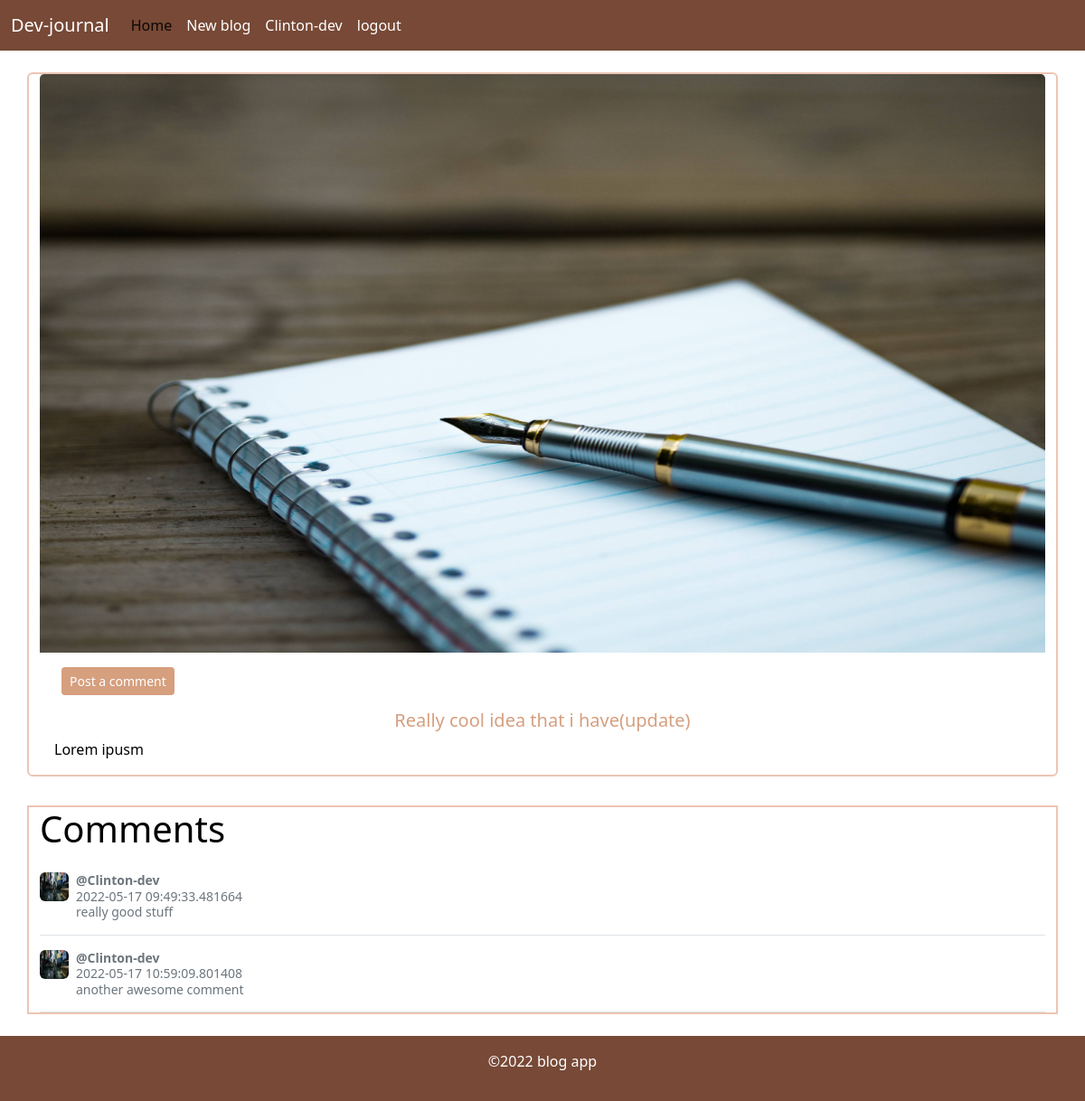
The app's page /post/2 (signed in) with its own data.
### blog/models.py (models this page shows, shortened)
class User(db.Model, UserMixin):
    id = db.Column(db.Integer, primary_key=True)
    username = db.Column(db.String(20), unique=True, nullable=False)
    email = db.Column(db.String(120), unique=True, nullable=False)
    image_file = db.Column(db.String(20), nullable=False, default='user-default.jpg')
    password = db.Column(db.String(60), nullable=False)
    posts = db.relationship('Post', backref='author', lazy=True)
    comments = db.relationship('Comment', backref='user', lazy=True)

class Post(db.Model):
    id = db.Column(db.Integer, primary_key=True)
    title = db.Column(db.String(100), nullable=False)
    date_posted = db.Column(db.DateTime, nullable=False, default=datetime.utcnow)
    image_file = db.Column(db.String(20), nullable=False, default='blog-default.jpg')
    content = db.Column(db.Text, nullable=False)
    comments = db.relationship('Comment', backref='post', lazy=True)
    user_id = db.Column(db.Integer, db.ForeignKey('user.id'), nullable=False)

class Comment(db.Model):
    id = db.Column(db.Integer, primary_key=True)
    content = db.Column(db.Text, nullable=False)
    date_posted = db.Column(db.DateTime, nullable=False, default=datetime.utcnow)
    user_id = db.Column(db.Integer, db.ForeignKey('user.id'), nullable=False)
    post_id = db.Column(db.Integer, db.ForeignKey('post.id'), nullable=False)

### blog/routes.py (the view)
@app.route("/post/<int:post_id>")
def post(post_id):
    post = Post.query.get_or_404(post_id)
    comments = Comment.query.filter_by(post_id=post.id)
    img_file = url_for('static', filename='images/' + post.image_file)
    return render_template("post.html", title=post.title,post=post,img_file=img_file, comments=comments)

### blog/models.py (called while the page is built)
@login_manager.user_loader
def load_user(user_id):
    return User.query.get(user_id)

### blog/templates/post.html (shortened to what this page needs)
{% extends "layout.html"%}
{% block content%}
<div class="container">
    <div class="row mt-4">
        <div class="card mb-3 post-card">
            <img src="{{img_file}}" class="card-img-top blog-img" alt="blog post image">
            <div class="card-body">
                <a href="{{url_for('create_comment',post_id=post.id)}}" class="btn blog-btn btn-sm mx-2 text-center">Post a comment</a>
              <h5 class="card-title blog-title text-center mt-3">{{post.title}}</h5>
              <p class="card-text">{{post.content}}</p>
            </div>
          </div>
    </div>
    <div class="row mt-3">
        <div class="post-card">
            <h1>Comments</h1>
            {% for comment in comments%}
                <div class="d-flex text-muted pt-3 border-bottom">
                    <img src="{{url_for('static',filename='profile-pic/'+comment.user.image_file)}}" alt="user profile pic" class="bd-placeholder-img flex-shrink-0 me-2 rounded" style="width:32px;height: 32px;">
                    <p class="pb-3 mb-0 small lh-sm">
                    <strong class="d-block text-gray-dark">@{{comment.user.username}}</strong>
                    <span>{{comment.date_posted}}</span><br>
                    {{comment.content}}
                    </p>
                </div>
            {% endfor %}
        </div>
    </div>
</div>
{% endblock %}

### blog/templates/layout.html (shortened to what this page needs)
<!doctype html>
<html lang="en">
  <head>
    <link href="https://cdn.jsdelivr.net/npm/bootstrap@5.2.0-beta1/dist/css/bootstrap.min.css" rel="stylesheet">
    <link rel="stylesheet" href="{{url_for('static', filename='styles.css')}}">
  </head>
  <body>
    <nav class="navbar navbar-expand-lg navigation-bar">
        <div class="container-fluid">
        <a class="navbar-brand" href="{{url_for('home')}}">Dev-journal</a>
        <div class="collapse navbar-collapse" id="navbarNav">
            <ul class="navbar-nav">
            <li class="nav-item">
                <a class="nav-link active" aria-current="page" href="{{url_for('home')}}">Home</a>
            </li>
            {% if current_user.is_authenticated%}
              <li class="nav-item">
                <a class="nav-link" href="{{url_for('create_post')}}">New blog</a>
              </li>
              <li class="nav-item">
                <a class="nav-link" href="{{url_for('profile')}}">{{current_user.username}}</a>
              </li>
              <li class="nav-item">
                <a class="nav-link" href="{{url_for('logout')}}">logout</a>
              </li>
            {% endif %}
            </ul>
        </div>
        </div>
    </nav>
    {% block content%}{%endblock content%}
    <footer class="mt-4 py-3">
      <div class="container-fluid">
        <p class="text-center">&copy;2022 blog app</p>
      </div>
    </footer>
  </body>
</html>

### blog/static/styles.css (style rules this page uses)
body { color: #000; }
.navigation-bar { background-color: #774936; }
.navigation-bar a { color: #fff; }
.post-card { border: 2px solid #EDC4B3; }
.blog-title { color: #D69F7E; text-decoration: none; }
.blog-btn { background-color: #D69F7E; color: #fff; }
.blog-img { height: 80vh; }
footer { background-color: #774936; color: #fff; }

### records on screen
User: username "Clinton-dev"
Post: title "Really cool idea that i have(update)", content "Lorem ipusm"
Comment: image_file (picture), user.username "Clinton-dev", date_posted "2022-05-17 09:49:33.481664", content "really good stuff"
Comment: image_file (picture), user.username "Clinton-dev", date_posted "2022-05-17 10:59:09.801408", content "another awesome comment"
